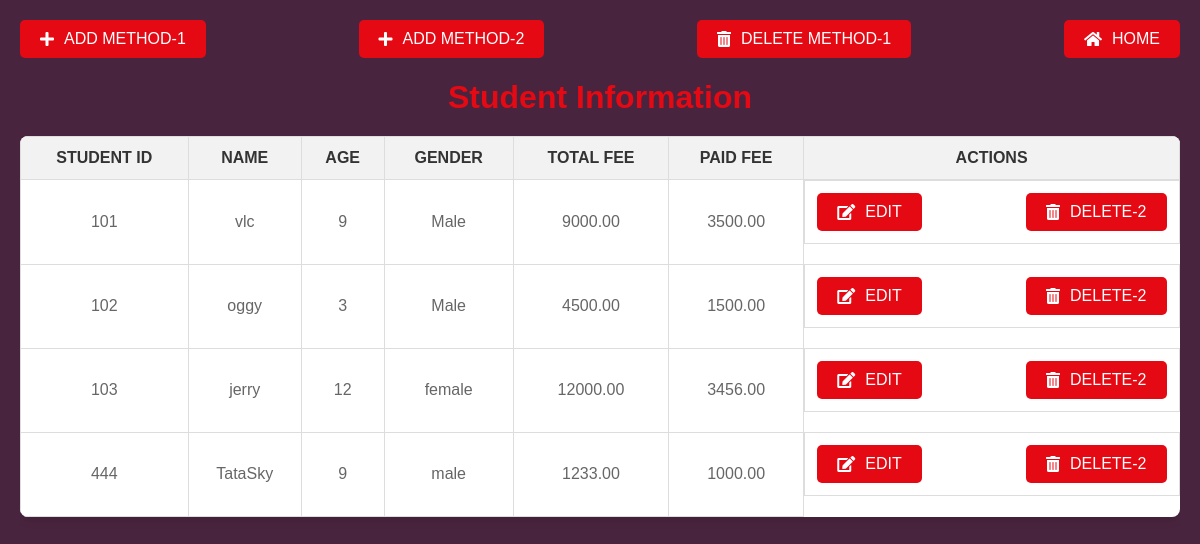
The page / on the database its author committed.
### Student/models.py (models this page shows)
class Student_models(models.Model):
    student_id = models.CharField(max_length=10, primary_key=True)  # Assuming student_id is the primary key
    student_name = models.CharField(max_length=100)
    student_age = models.IntegerField()
    student_gender = models.CharField(max_length=10)
    total_fee = models.DecimalField(max_digits=10, decimal_places=2)
    paid_fee = models.DecimalField(max_digits=10, decimal_places=2)

### Student/views.py (the view)
# urls.py: path('',views.home_views,name='home'),
def home_views(request):
    students = Student_models.objects.all()
    return render(request, 'home.html', {'students': students})

### templates/home.html (shortened to what this page needs)
<!DOCTYPE html>
<html lang="en">
<head>
    <link rel="stylesheet" href="https://cdnjs.cloudflare.com/ajax/libs/font-awesome/5.15.4/css/all.min.css" />
</head>
<body>
    <div class="container">
        <div class="btn-container">
            <a href="{% url 'add1' %}" class="btn"><i class="fas fa-plus"></i> Add Method-1</a>
            <a href="{% url 'add2' %}" class="btn"><i class="fas fa-plus"></i> Add Method-2</a>
            <a href="{% url 'delete1' %}" class="btn"><i class="fas fa-trash-alt"></i> Delete Method-1</a>
            <a href="/" class="btn"><i class="fas fa-home"></i> Home</a>
        </div>
        <h1>Student Information</h1>
        {% if students %}
        <div class="table-responsive">
            <table>
                <thead>
                    <tr>
                        <th>Student ID</th>
                        <th>Name</th>
                        <th>Age</th>
                        <th>Gender</th>
                        <th>Total Fee</th>
                        <th>Paid Fee</th>
                        <th>Actions</th>
                    </tr>
                </thead>
                <tbody>
                    {% for student in students %}
                    <tr>
                        <td>{{ student.student_id }}</td>
                        <td>{{ student.student_name }}</td>
                        <td>{{ student.student_age }}</td>
                        <td>{{ student.student_gender }}</td>
                        <td>{{ student.total_fee }}</td>
                        <td>{{ student.paid_fee }}</td>
                        <td class="btn-container">
                            <a href="/edit/{{student.student_id}}" class="btn"><i class="fas fa-edit"></i> Edit</a>
                            <a href="/delete2/{{student.student_id}}" class="btn"><i class="fas fa-trash-alt"></i> Delete-2</a>
                        </td>
                    </tr>
                    {% endfor %}
                    {% else %}
                    <p>Data Not Found .</p>
                    {% endif %}
                </tbody>
            </table>
        </div>
    </div>
</body>
</html>

### templates/home.html (style rules this page uses)
body { font-family: Arial, sans-serif; background-color: #49243E; color: #fff; padding: 20px; margin: 0; }
.container { max-width: 1200px; margin: 0 auto; }
table { width: 100%; border-collapse: collapse; box-shadow: 0 4px 8px rgba(0, 0, 0, 0.1); overflow: hidden; border-radius: 8px; margin-bottom: 20px; background-color: #fff; }
th, td { border: 1px solid #ddd; padding: 12px; text-align: center; }
th { background-color: #f2f2f2; color: #333; font-weight: bold; text-transform: uppercase; }
td { color: #666; }
.btn-container { display: flex; justify-content: space-between; align-items: center; margin-bottom: 20px; }
.btn { padding: 10px 20px; background-color: #e50914; color: white; border: none; border-radius: 5px; cursor: pointer; transition: background-color 0.3s ease; text-decoration: none; display: inline-flex; align-items: center; justify-content: center; font-size: 16px; text-transform: uppercase; }
.btn i { margin-right: 10px; }
h1 { text-align: center; color: #e50914; margin-bottom: 20px; }
.table-responsive { overflow-x: auto; }

### rows shown on the page
Student_models: student_id "101", student_name "vlc", student_age "9", student_gender "Male", total_fee "9000.00", paid_fee "3500.00"
Student_models: student_id "102", student_name "oggy", student_age "3", student_gender "Male", total_fee "4500.00", paid_fee "1500.00"
Student_models: student_id "103", student_name "jerry", student_age "12", student_gender "female", total_fee "12000.00", paid_fee "3456.00"
Student_models: student_id "444", student_name "TataSky", student_age "9", student_gender "male", total_fee "1233.00", paid_fee "1000.00"
